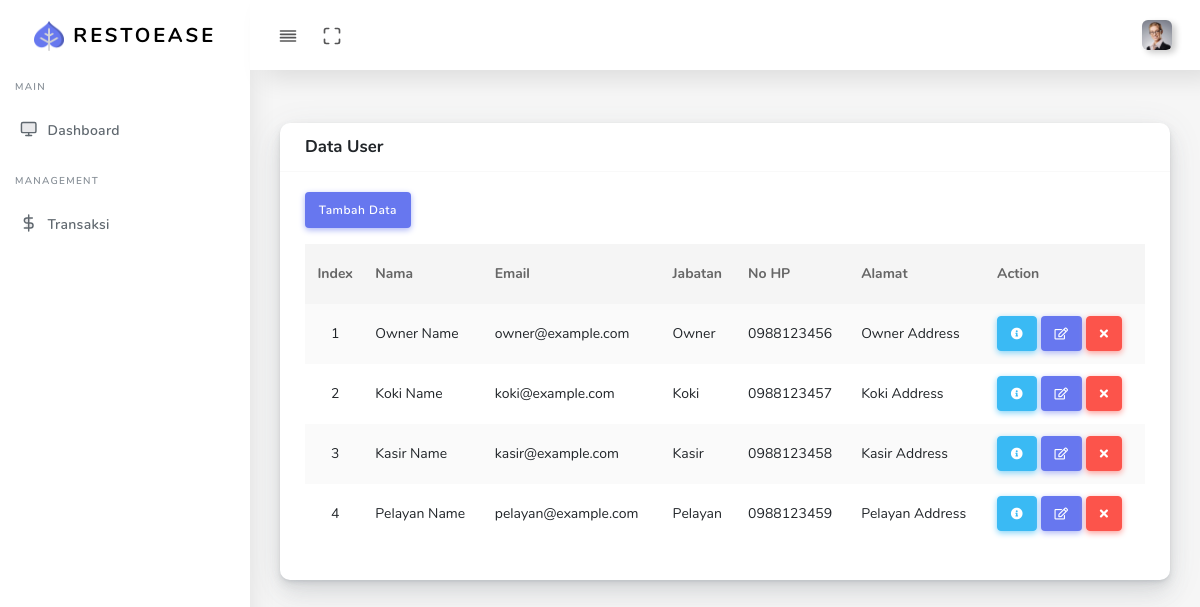
The page /user.php (signed in) on the database its author committed.
### tables this page shows
CREATE TABLE `user` (
  `id` int NOT NULL,
  `nama` varchar(255) NOT NULL,
  `email` varchar(255) NOT NULL,
  `password` varchar(255) NOT NULL,
  `no_hp` varchar(15) NOT NULL,
  `alamat` text NOT NULL,
  `jabatan` enum('Owner','Koki','Kasir','Pelayan') NOT NULL
);

### user.php (called while the page is built, shortened)
<?php
include ('layout.php');

### user_content.php (the view, shortened to what this page needs)
<?php
include ('proses/proses_connect_database.php');
$sql = "SELECT * FROM User";
$result = $conn->query($sql);
$users = $result->fetch_all(MYSQLI_ASSOC);
?>
<div class="row">
    <div class="col-12">
        <div class="card">
            <div class="card-header">
                <h4>Data User</h4>
            </div>
            <div class="card-body">
                <button type="button" class="btn btn-primary mb-3" data-toggle="modal" data-target="#addUserModal">
                    Tambah Data
                </button>
                <div class="table-responsive">
                    <table class="table table-striped" id="table-1">
                        <thead>
                            <tr>
                                <th class="text-center">Index</th>
                                <th>Nama</th>
                                <th>Email</th>
                                <th>Jabatan</th>
                                <th>No HP</th>
                                <th>Alamat</th>
                                <th>Action</th>
                            </tr>
                        </thead>
                        <tbody>
                            <?php foreach ($users as $index => $user): ?>
                            <tr>
                                <td class="text-center">
                                    <?= $index + 1 ?>
                                </td>
                                <td>
                                    <?= $user['nama'] ?>
                                </td>
                                <td>
                                    <?= $user['email'] ?>
                                </td>
                                <td>
                                    <?= $user['jabatan'] ?>
                                </td>
                                <td><?= $user['no_hp'] ?></td>
                                <td><?= $user['alamat'] ?></td>
                                <td>
                                    <a href="#" class="btn btn-icon btn-info" data-toggle="modal"
                                        data-target="#detailUserModal" data-id="<?= $user['id'] ?>"><i
                                            class="fas fa-info-circle"></i></a>
                                    <a href="#" class="btn btn-icon btn-primary" data-toggle="modal"
                                        data-target="#editUserModal" data-id="<?= $user['id'] ?>"><i
                                            class="far fa-edit"></i></a>
                                    <a href="proses/user_delete.php?id=<?= $user['id'] ?>"
                                        class=" btn btn-icon btn-danger" data-id="<?= $user['id'] ?>"><i
                                            class="fas fa-times"></i></a>
                                </td>
                            </tr>
                            <?php endforeach; ?>
                        </tbody>
                    </table>
                </div>
            </div>
        </div>
    </div>
</div>

### rows shown on the page
user: nama "Owner Name", email "owner@example.com", jabatan "Owner", no_hp "0988123456", alamat "Owner Address"
user: nama "Koki Name", email "koki@example.com", jabatan "Koki", no_hp "0988123457", alamat "Koki Address"
user: nama "Kasir Name", email "kasir@example.com", jabatan "Kasir", no_hp "0988123458", alamat "Kasir Address"
user: nama "Pelayan Name", email "pelayan@example.com", jabatan "Pelayan", no_hp "0988123459", alamat "Pelayan Address"
